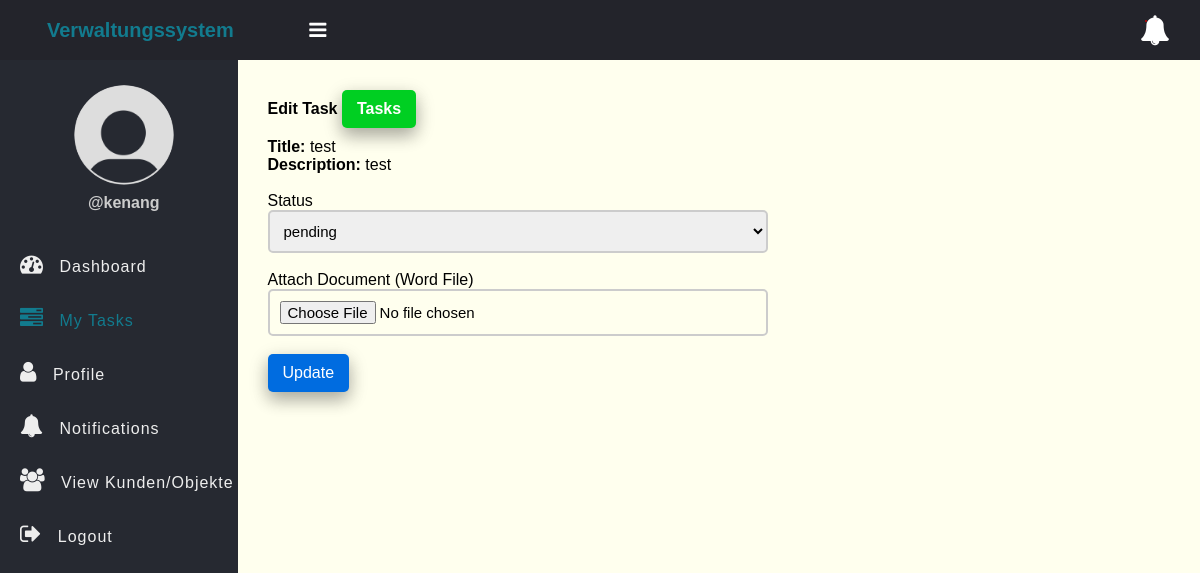
Page /edit-task-employee.php?id=35 (signed in) on the committed database.
### tables this page shows
CREATE TABLE `tasks` (
                         `id` int(11) NOT NULL,
                         `title` varchar(100) NOT NULL,
                         `description` text DEFAULT NULL,
                         `assigned_to` int(11) DEFAULT NULL,
                         `due_date` date DEFAULT NULL,
                         `status` enum('pending','in_progress','completed') DEFAULT 'pending',
                         `created_at` timestamp NOT NULL DEFAULT current_timestamp(),
                         `document` varchar(255) DEFAULT NULL,
                         `image` varchar(255) DEFAULT NULL,
                         `images` text DEFAULT NULL,
                         `kunde_id` int(11) DEFAULT NULL,
                         `objekt_id` int(11) DEFAULT NULL
);

### app/Model/Task.php (called while the page is built, shortened)
<?php
function get_task_by_id($conn, $id){
	$sql = "SELECT * FROM tasks WHERE id =? ";
	$stmt = $conn->prepare($sql);
	$stmt->execute([$id]);
	if($stmt->rowCount() > 0){
		$task = $stmt->fetch();
	}else $task = 0;
	return $task;
}

### edit-task-employee.php (the view, shortened to what this page needs)
<?php
if (isset($_SESSION['role']) && isset($_SESSION['id']) && $_SESSION['role'] == "employee") {
    include "DB_connection.php";
    include "app/Model/Task.php";
    include "app/Model/User.php";
    $id = $_GET['id'];
    $task = get_task_by_id($conn, $id);
 ?>
<!DOCTYPE html>
<html>
<head>
	<link rel="stylesheet" href="https://stackpath.bootstrapcdn.com/font-awesome/4.7.0/css/font-awesome.min.css">
	<link rel="stylesheet" href="css/style.css">
</head>
<body>
	<?php include "inc/header.php" ?>
	<div class="body">
		<?php include "inc/nav.php" ?>
		<section class="section-1">
			<h4 class="title">Edit Task <a href="my_task.php">Tasks</a></h4>
            <form class="form-1"
                  method="POST"
                  action="app/update-task-employee.php"
                  enctype="multipart/form-data">
                <div class="input-holder">
                    <p><b>Title: </b><?=$task['title']?></p>
                </div>
                <div class="input-holder">
                    <p><b>Description: </b><?=$task['description']?></p>
                </div><br>
                <div class="input-holder">
                    <label>Status</label>
                    <select name="status" class="input-1">
                        <option <?php if( $task['status'] == "pending") echo"selected"; ?> >pending</option>
                    </select><br>
                </div>
                <div class="input-holder">
                    <label>Attach Document (Word File)</label>
                    <input type="file" name="document" class="input-1" accept=".doc,.docx">
                </div>
                <br>
                <button class="edit-btn">Update</button>
            </form>
        </section>
	</div>
</body>
</html>
<?php }else{
   $em = "First login";
   header("Location: login.php?error=$em");
   exit();
}
 ?>

### css/style.css (style rules this page uses)
* { padding: 0; margin: 0; box-sizing: border-box; font-family: arial, sans-serif; }
.body { display: flex; }
.section-1 { padding: 30px; }
.section-1 .title { margin-bottom: 10px; }
.section-1 .title a { text-decoration: none; display: inline-block; padding-left: 10px; border: none; background: #00CF22; padding: 10px 15px; color: #fff; font-size: 16px; border-radius: 5px; cursor: pointer; outline: none; transition: background 1s; box-shadow: 0 8px 16px 0 rgba(0,0,0,0.2), 0 6px 20px 0 rgba(0,0,0,0.19); }
.section-1 { width: 100%; background: #ffe; }
.edit-btn { text-decoration: none; display: inline-block; padding-left: 10px; border: none; background: #006CE0; padding: 10px 15px; color: #fff; font-size: 16px; border-radius: 5px; cursor: pointer; outline: none; transition: background 1s; box-shadow: 0 8px 16px 0 rgba(0,0,0,0.2), 0 6px 20px 0 rgba(0,0,0,0.19); }
.form-1 { width: 90%; max-width: 500px; }
.input-1 { border: 2px solid #ccc; width: 100%; padding: 10px; font-size: 15px; outline: none; border-radius: 5px; display: block; }

### rows in the picture
tasks: title "test", description "test", status "pending"

### other values in the picture
$_SESSION['username'] "kenang"
